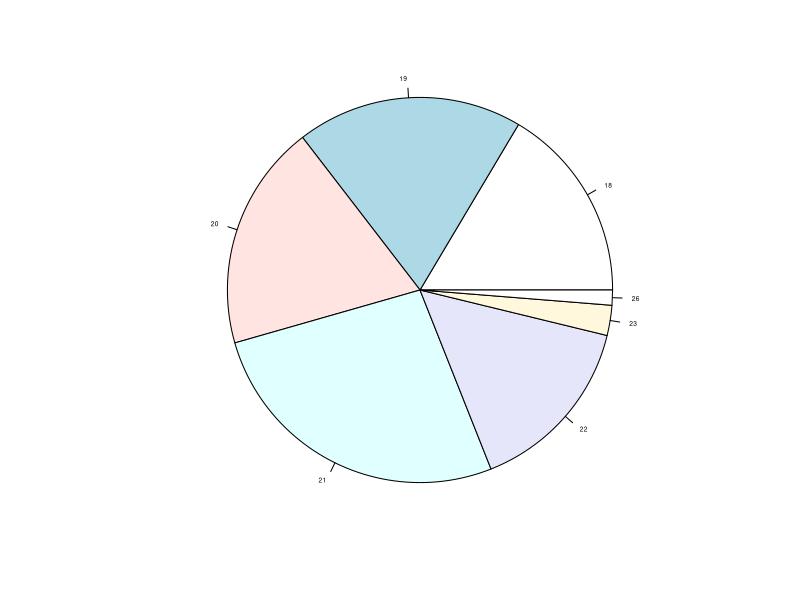
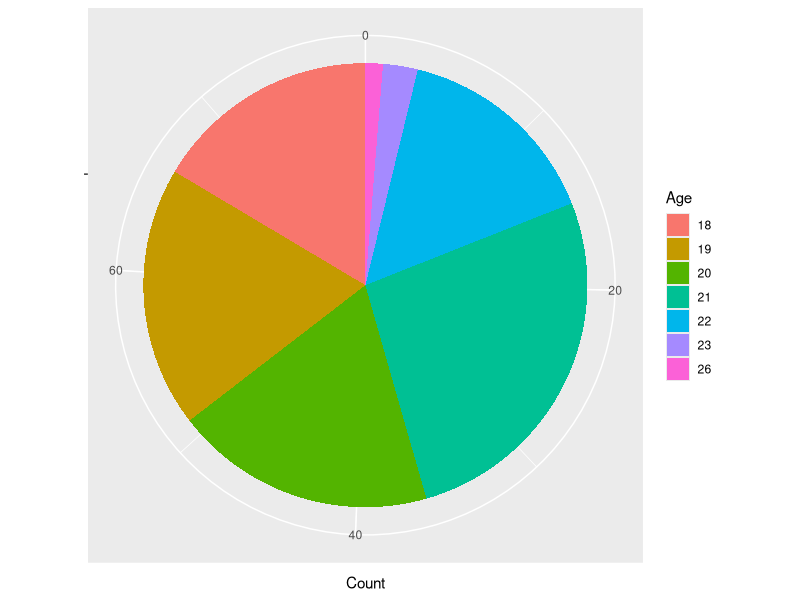

Write the R code that produced these figures, in order.
#import target level dataset
MU3D_Target_Level_Data0 <- read.csv("MU3D_Target_Level_Data.csv")


pie(table(MU3D_Target_Level_Data0$Age),radius = 1, cex = 0.4)
library(dplyr)
library(forcats)
library(ggplot2)
#check race variable 
dataset <- data.frame(table(MU3D_Target_Level_Data0$Age))
colnames(dataset) <- c("Age", "Count")
ggplot(dataset, aes(x = "", y = Count, fill = Age)) +
  geom_col(width = 1) + 
  coord_polar(theta = "y") +
  xlab(NULL)
